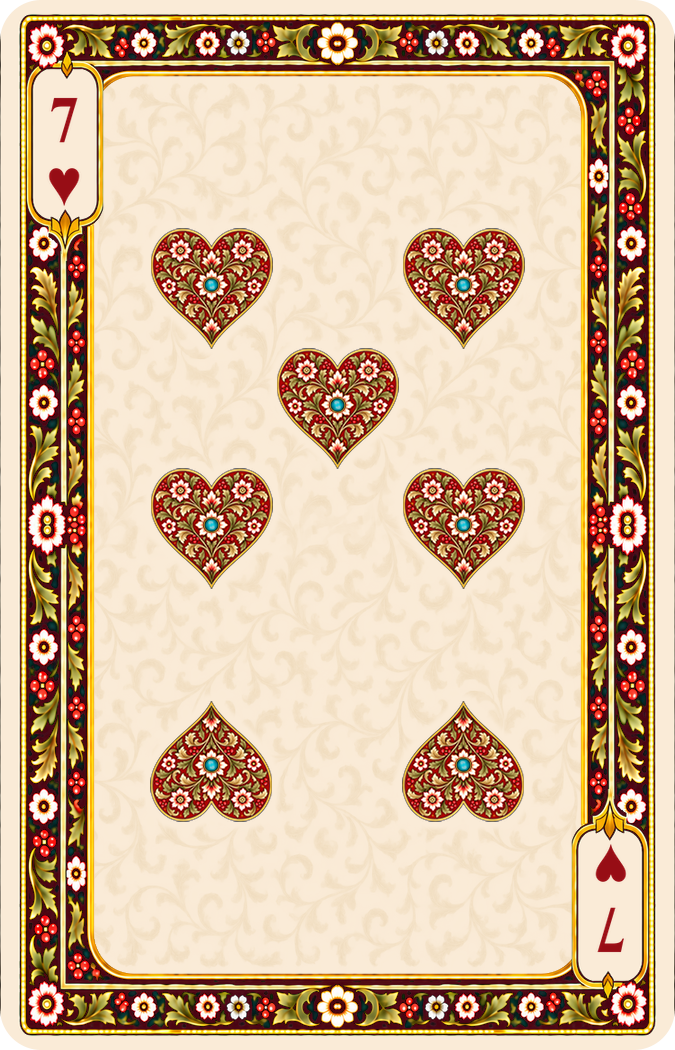
#> input picture cards/faces/french-suited/bridge/hearts/7.png, 675 x 1050 px, given in place of plain-frame-master.png, which was not available
$ python complete_poker.py --prepare
#> lines starting #> are read from the running program, lines starting #| are printed output that depends on the picture; after the words box and inside, x2 and y2 are one past the last pixel; in counts of white or black regions, pixels touching at a corner belong together; pictures that were not available may be replaced by others from this repository, and a replacement may not be noted
### scripts/rebuild_deck.py
"""Deterministic deck rebuild from preserved artwork and generated components.

--prepare creates versioned components and the layout manifest.
--stage renders all 84 cards and review sheets without changing active cards.
--check validates the staged (or --active) deck against components and layout.
--apply promotes only a checked stage with unchanged preserved active inputs.
"""
from __future__ import annotations

import argparse
import hashlib
import json
import math
import shutil
from functools import lru_cache
from pathlib import Path

import numpy as np
from PIL import Image, ImageDraw, ImageFont, ImageFilter, PngImagePlugin

ROOT = Path(__file__).resolve().parents[1]
BACKUP = ROOT / "sources/before-deck-rebuild-v1"
GENERATED = ROOT / "sources/generated/deck-rebuild-v1"
COMP = ROOT / "sources/components/poker/v1"
WORK = ROOT / "work/deck-rebuild-v1"
MANIFEST = ROOT / "docs/design/numeral-layout-v1.json"
REPORT = ROOT / "docs/design/poker-completion-v2-report.json"
SUITS = ("spades", "hearts", "diamonds", "clubs")
GROUND = (250, 235, 215)
SIZE = (750, 1050)
CENTER = (374.5, 524.5)
RADIUS = 3.5 / 25.4 * 300
LANCZOS = Image.Resampling.LANCZOS


def digest(path):
    return hashlib.sha256(Path(path).read_bytes()).hexdigest()


def save(im, path, **metadata):
    path = Path(path)
    path.parent.mkdir(parents=True, exist_ok=True)
    meta = PngImagePlugin.PngInfo()
    meta.add_text("Rebuild", "deck-rebuild-v1")
    for key, value in metadata.items():
        meta.add_text(key, json.dumps(value, sort_keys=True))
    im.save(path, dpi=(300, 300), pnginfo=meta)


def write_json(path, value):
    Path(path).parent.mkdir(parents=True, exist_ok=True)
    Path(path).write_text(json.dumps(value, indent=2) + "\n", encoding="utf-8")


def halfturn(im):
    return im.transpose(Image.Transpose.ROTATE_180)


# [9 lines left out: function reciprocal, not called in this run]


@lru_cache(maxsize=8)
def silhouette(size):
    # Evaluate the physical circular corner in pixel-edge coordinates at 8x.
    w, h = size
    scale = 8
    yy, xx = np.ogrid[:h*scale, :w*scale]
    x, y = (xx+.5)/scale, (yy+.5)/scale
    dx = np.maximum(np.maximum(RADIUS-x, x-(w-RADIUS)), 0)
    dy = np.maximum(np.maximum(RADIUS-y, y-(h-RADIUS)), 0)
    inside = dx*dx + dy*dy <= RADIUS*RADIUS
    coverage = inside.reshape(h, scale, w, scale).mean(axis=(1, 3))
    return Image.fromarray(np.rint(coverage*255).astype(np.uint8))


def flood_region(binary, seed):
    im = Image.fromarray(np.where(binary, 255, 0).astype(np.uint8)).copy()
    if im.getpixel(seed) != 255:
        raise ValueError(f"Seed {seed} is not in the requested region")
    ImageDraw.floodfill(im, seed, 128)
    return np.array(im) == 128


# [197 lines left out: functions turquoise, put_at, layout_manifest, prepare_frame, canonical_jewel, prepare_pip and 2 more, not called in this run]


def load_manifest():
    return json.loads(MANIFEST.read_text(encoding="utf-8"))


# [13 lines left out: function frame_for, not called in this run]


def composite_field(frame, artwork, field):
    return Image.composite(artwork,frame,field)


# [54 lines left out: functions numeral, add_indices, centered_badge, court, not called in this run]


def back(format_name,color,size):
    from complete_poker import render_back
    return render_back(format_name,color,size)


# [189 lines left out: functions render_all, contact_sheet, previews, check, apply, main, not called in this run]


# [2 lines that do not run on import are left out]

### scripts/complete_poker.py
"""Prepare a panel-free back template and two component-rendered Jokers.

Run --prepare, then use rebuild_deck.py --stage / --check / --apply.
Artwork generation is separate; these commands only use saved source files.
"""
from __future__ import annotations

import argparse
from functools import lru_cache

import numpy as np
from PIL import Image, ImageDraw, ImageFont

import rebuild_deck as base

COMP = base.ROOT / 'sources/components/poker/v2'
GENERATED = base.ROOT / 'sources/generated/poker-completion-v2'
JOKERS = ('black', 'red')


def prepare_back():
    source = base.GENERATED / 'plain-frame-master.png'
    a = np.array(Image.open(source).convert('RGB').resize(base.SIZE, base.LANCZOS))
    a[:,375:] = a[:,:375][:,::-1]
    a[525:] = a[:525][::-1]
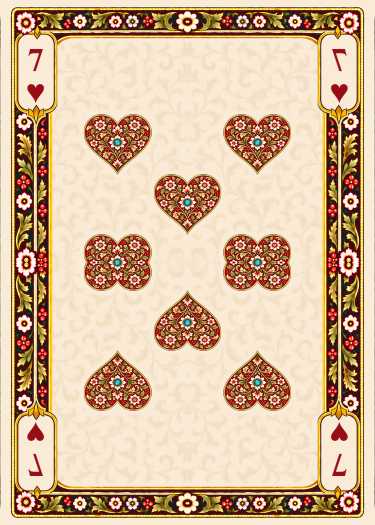
#> a: shape (1050, 750, 3) (shown at 1/2 size); mean R, G, B 213.2, 184.1, 154
    pale = (a[:,:,0]>225)&(a[:,:,1]>210)&(a[:,:,2]>180)
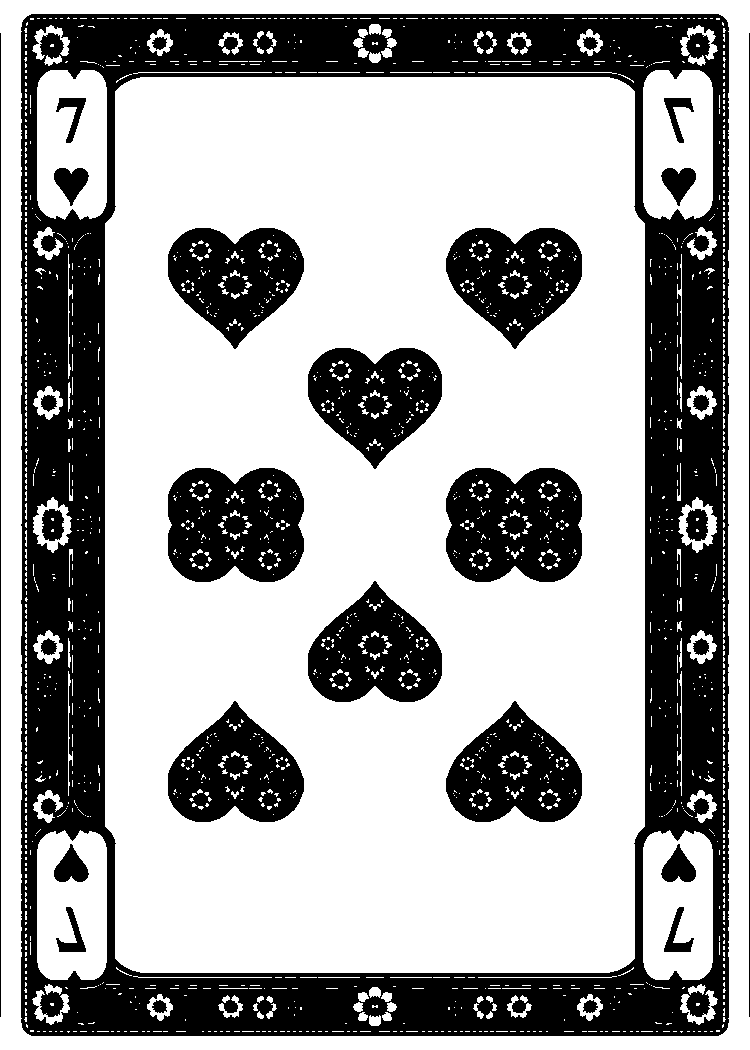
#> pale: shape (1050, 750) bool; 64.6% white; 29 black regions, largest, box (x1, y1, x2, y2) and area: (21, 14, 729, 1036) 182332, (168, 468, 304, 582) 12688, (446, 468, 582, 582) 12688
    field = base.flood_region(pale,(375,525))
#> in flood_region, `ImageDraw.floodfill(im, seed, 128)`:
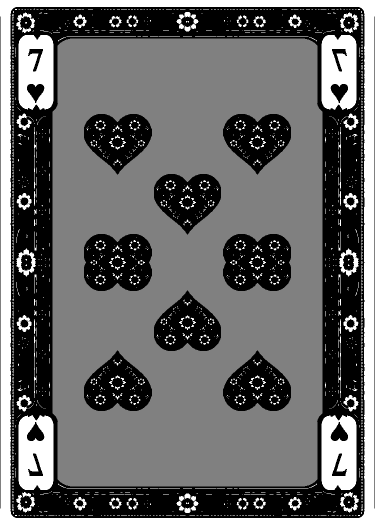
#> im: PIL image 750x1050 L (shown at 1/2 size); min 0, max 255, mean 102.9
    exterior = base.flood_region(pale,(375,4))
#> call 2 of flood_region, with seed = (375, 4)
#> in flood_region (call 2), `ImageDraw.floodfill(im, seed, 128)`:
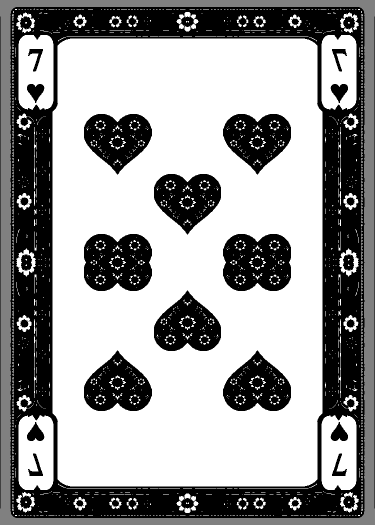
#> im: PIL image 750x1050 L (shown at 1/2 size); min 0, max 255, mean 154.7
#> in flood_region (call 2), `return np.array(im) == 128`:
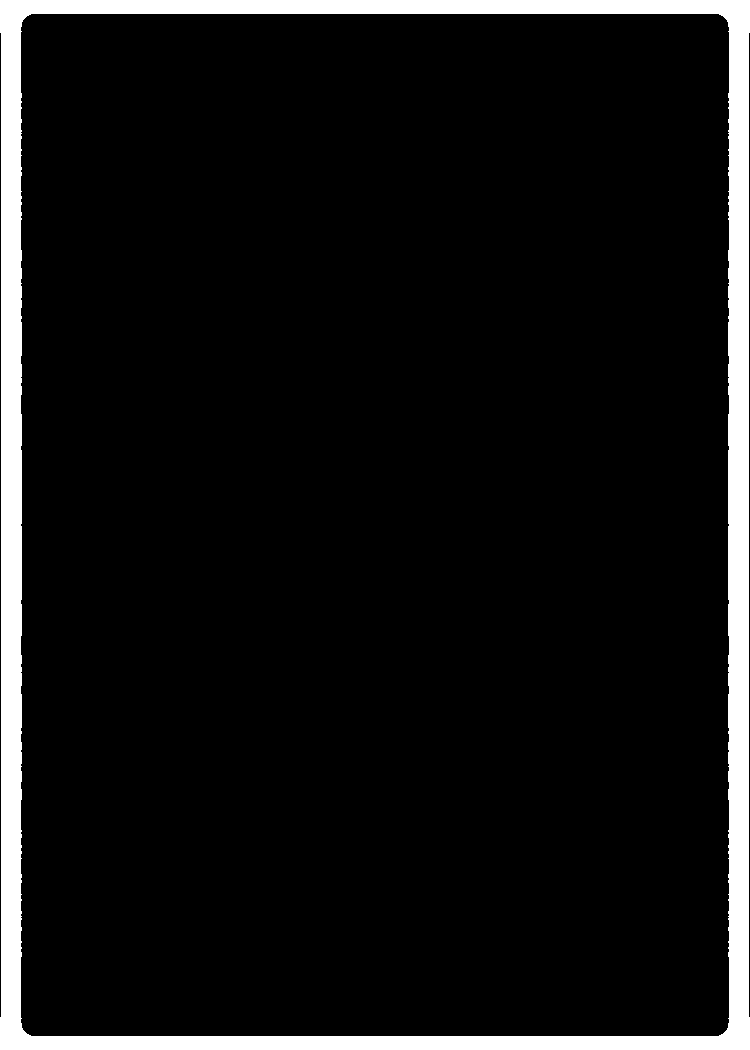
#> returned value: shape (1050, 750) bool; 8% white; 1 white region, box (x1, y1, x2, y2) and area: (0, 0, 750, 1050) 63160
    a[field|exterior] = base.GROUND
    frame = Image.fromarray(a).convert('RGBA')
    frame.putalpha(base.silhouette(base.SIZE))
    base.save(frame,COMP/'back-frame.png',source_sha256=base.digest(source),version=2)
    base.save(Image.fromarray(np.uint8(field)*255),COMP/'back-field-mask.png',version=2)
    assert np.array_equal(np.array(frame),np.array(frame)[::-1,::-1])
#> (the run stopped early here; a loop or call above may not have finished)

$ run again, on cards/faces/french-suited/bridge/hearts/9.png
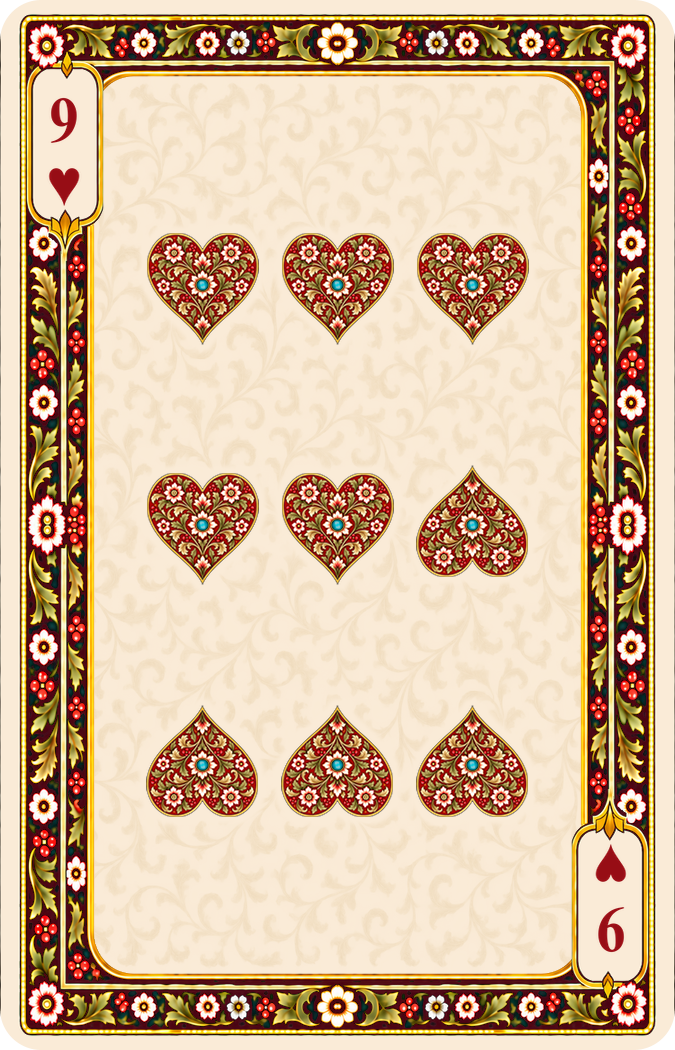
#> input picture cards/faces/french-suited/bridge/hearts/9.png, 675 x 1050 px, given in place of plain-frame-master.png, which was not available
#> in prepare_back, `a[525:] = a[:525][::-1]`:
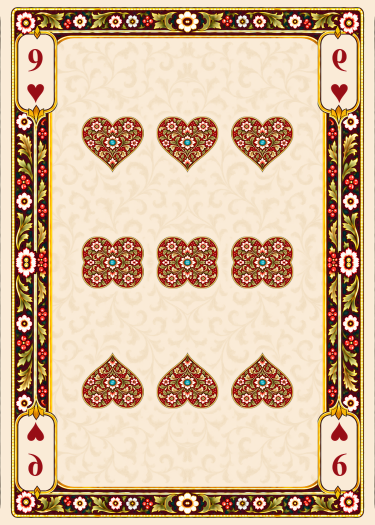
#> a: shape (1050, 750, 3) (shown at 1/2 size); mean R, G, B 213.5, 184.3, 154.2
#> in prepare_back, `pale = (a[:,:,0]>225)&(a[:,:,1]>210)&(a[:,:,2]>180)`:
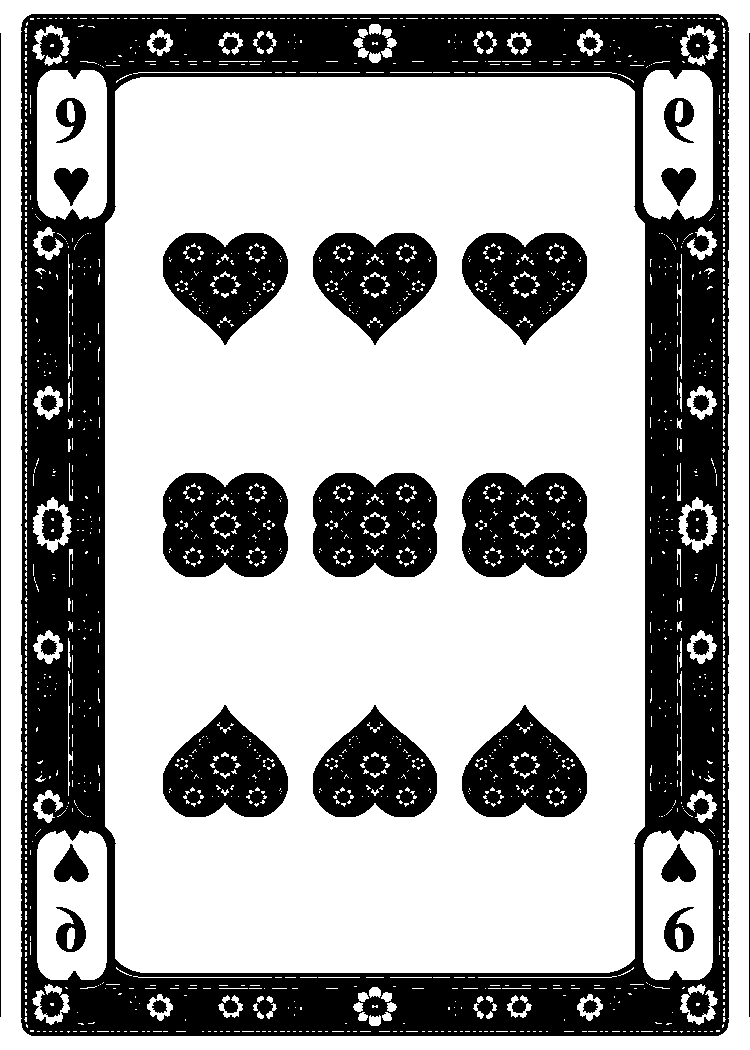
#> pale: shape (1050, 750) bool; 64.8% white; 30 black regions, largest, box (x1, y1, x2, y2) and area: (21, 14, 729, 1036) 182332, (163, 473, 288, 577) 10810, (462, 473, 587, 577) 10810

$ run again, on cards/faces/french-suited/bridge/hearts/jack.png
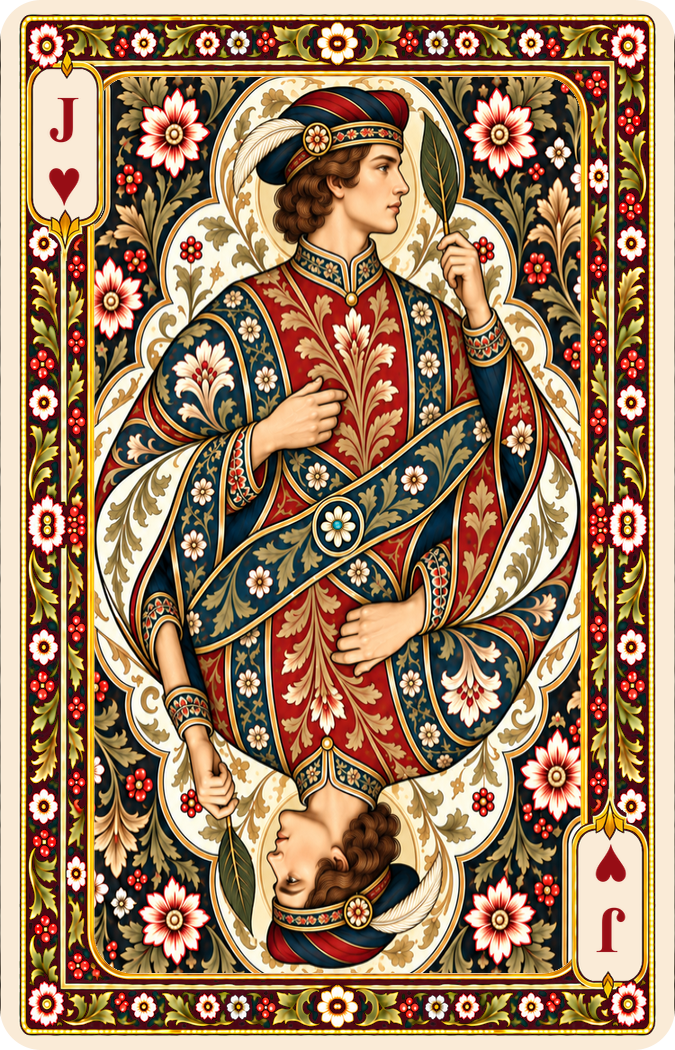
#> input picture cards/faces/french-suited/bridge/hearts/jack.png, 675 x 1050 px, given in place of plain-frame-master.png, which was not available
#> in prepare_back, `a[525:] = a[:525][::-1]`:
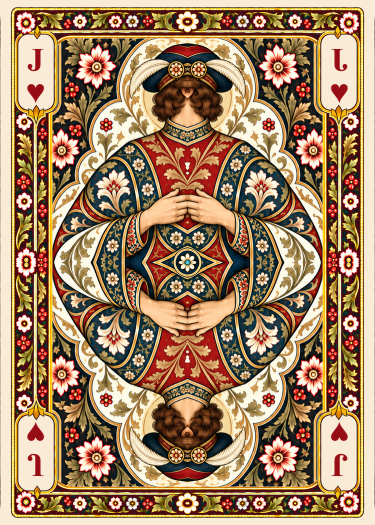
#> a: shape (1050, 750, 3) (shown at 1/2 size); mean R, G, B 162.2, 130.7, 99.1
#> in prepare_back, `pale = (a[:,:,0]>225)&(a[:,:,1]>210)&(a[:,:,2]>180)`:
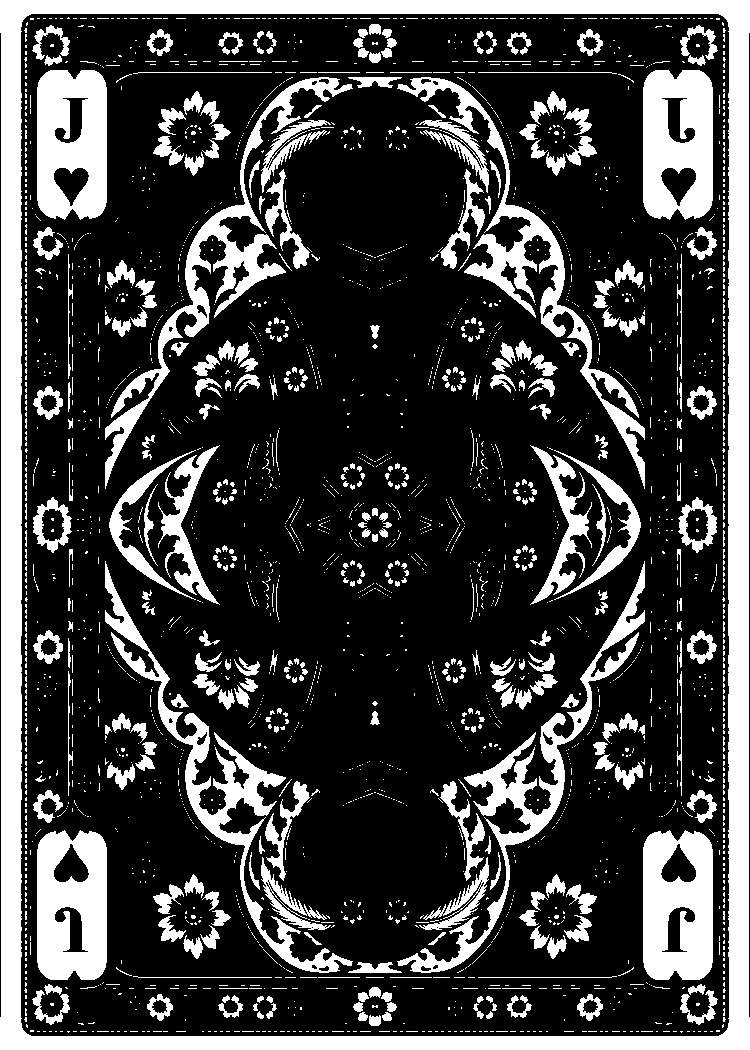
#> pale: shape (1050, 750) bool; 25% white; 2767 white regions (2390 under 20 px), largest, box (x1, y1, x2, y2) and area: (0, 0, 750, 1050) 63160, (105, 77, 353, 489) 8616, (397, 77, 645, 489) 8616
